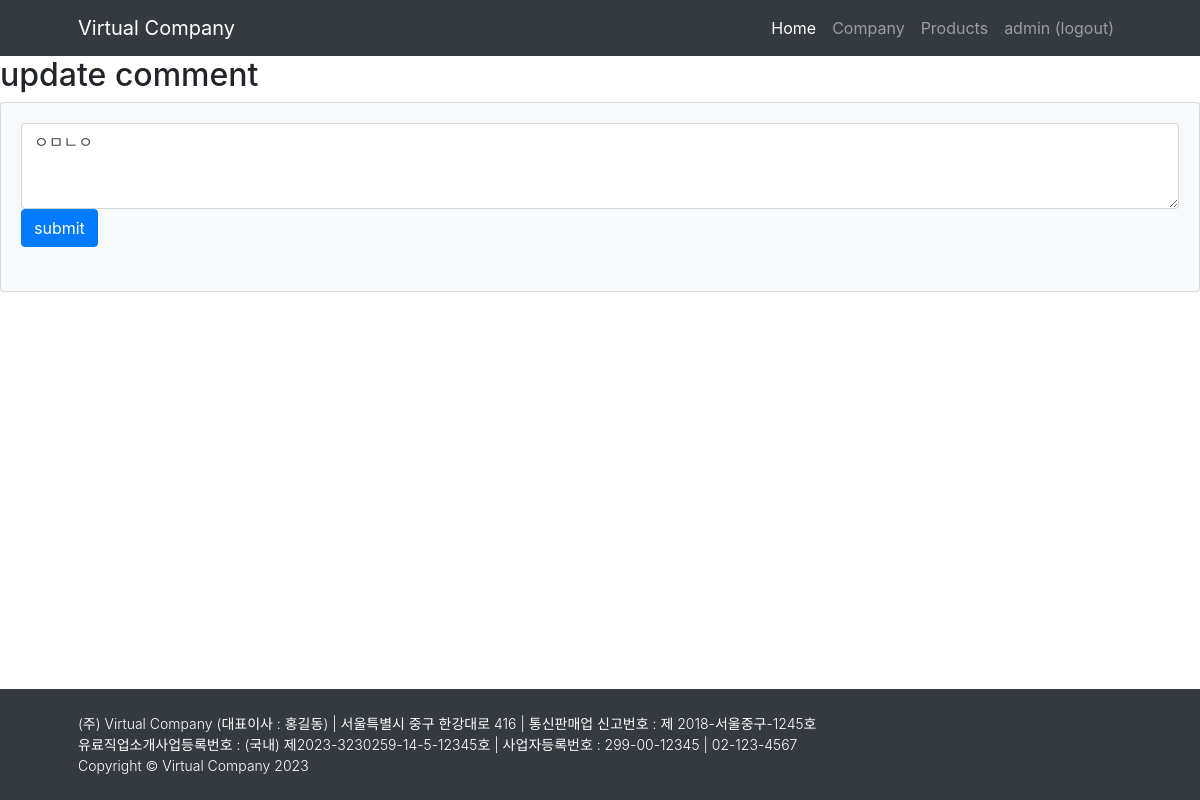
Before: /mysite/comment/update/2/ (signed in) with the older database file.
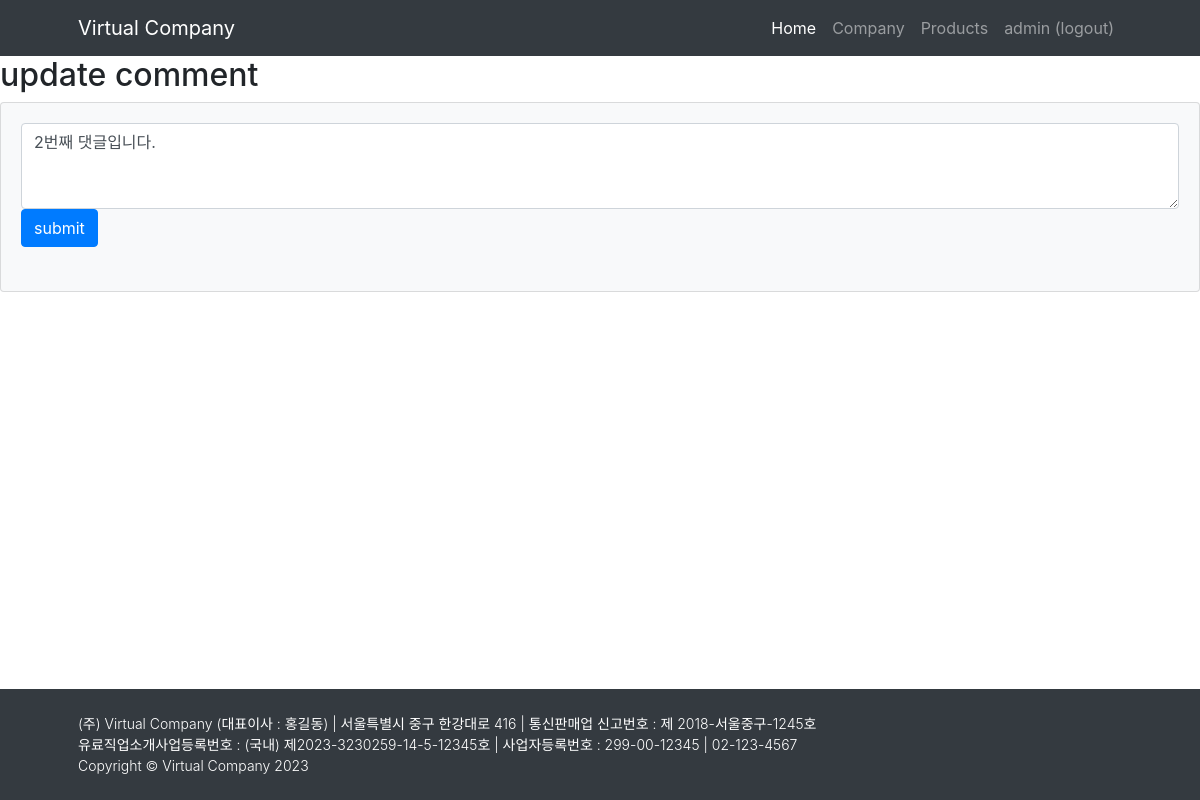
After: the same page with the newer database file.
### mysite/models.py (models this page shows)
class Comment(models.Model):
    author = models.ForeignKey(User, on_delete=models.CASCADE)
    content_list = models.ForeignKey(Product, on_delete=models.CASCADE)
    content = models.TextField()
    create_date = models.DateTimeField(auto_now_add=True)
    modify_date = models.DateTimeField(auto_now=True)

### mysite/views.py (the view)
# urls.py: path('comment/update/<int:comment_id>/', views.comment_update, name='comment_update'),
@login_required(login_url='accounts:login')
def comment_update(req, comment_id):
    comment = get_object_or_404(Comment, pk=comment_id)
    if req.user != comment.author:
        raise PermissionDenied
    if req.method == 'POST':
        form = CommentForm(req.POST, instance=comment)
        if form.is_valid():
            comment = form.save(commit=False)
            comment.save()
            return redirect('detail', content_id=comment.content_list.id)
    else:
        form = CommentForm(instance=comment)
    context = {'comment': comment, 'form': form}
    return render(req, 'mysite/comment_form.html', context)

### mysite/forms.py
class CommentForm(forms.ModelForm):
    class Meta:
        model = Comment
        fields = ('content',)

### templates/mysite/comment_form.html (shortened to what this page needs)
{% extends 'base.html' %}
{% block content %}
<h2>update comment</h2>
<section class="mb-5">
    <div class="card bg-light">
        <div class="card-body">
            <form method="post" class="mb-4" action="{% url 'comment_update' comment.id %}">
                <textarea id="content" name="content" class="form-control" rows="3">{{ form.content.value }}</textarea>
                <button type="submit" class="btn btn-primary">submit</button>
            </form>
        </div>
    </div>
</section>
{% endblock %}

Changed rows visible on the page:
changed Comment: content "ㅇㅁㄴㅇ" → "2번째 댓글입니다."
